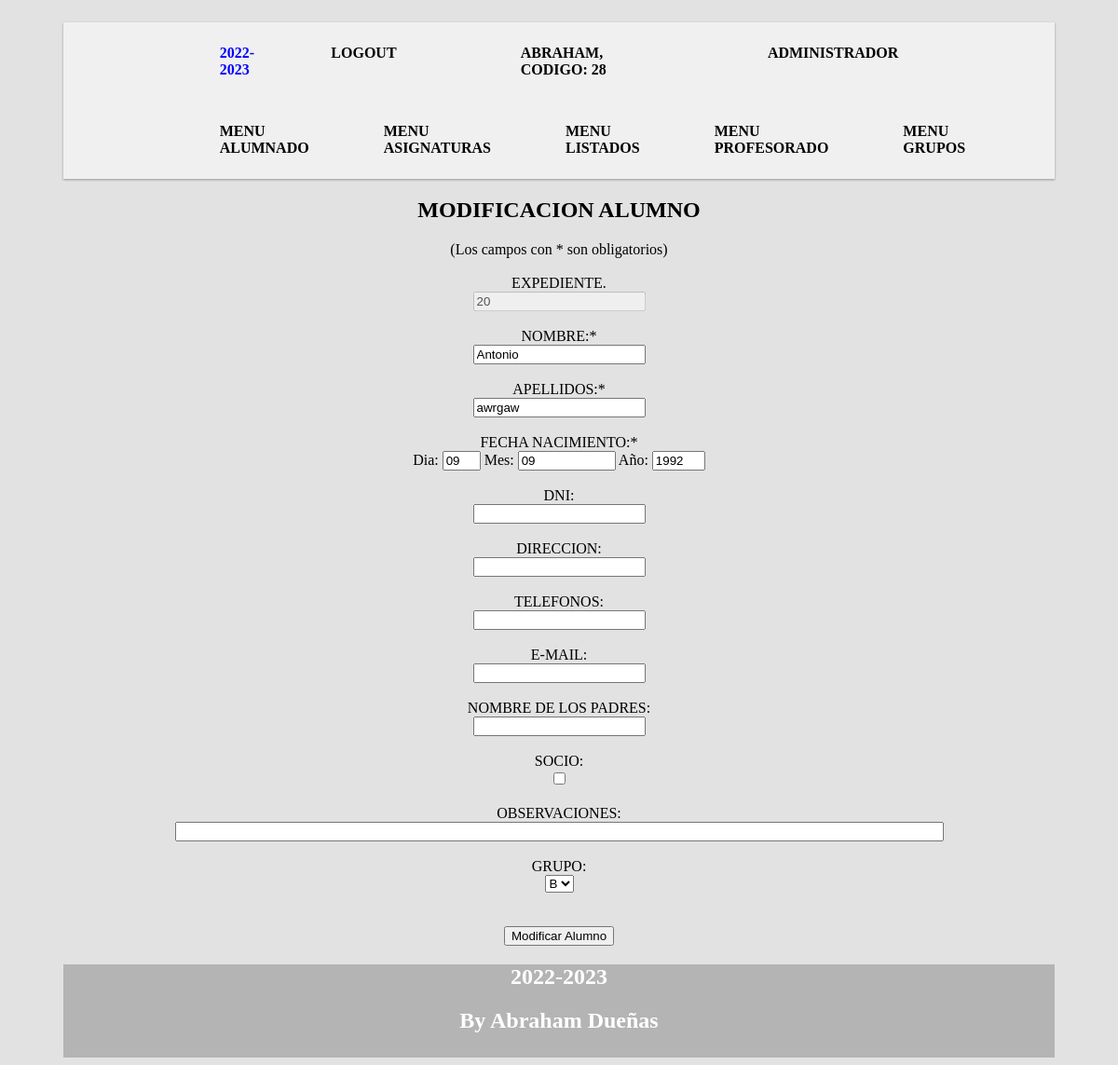
Screenshot of /index.php?p=modificacionAlumno&q=20 (signed in) with the database file from the repository.
### tables this page shows
CREATE TABLE `alumnado` (
  `expediente` int(5) NOT NULL,
  `nombre` varchar(50) NOT NULL,
  `apellidos` varchar(50) NOT NULL,
  `fecha_nacimiento` date NOT NULL,
  `dni` varchar(9) NOT NULL,
  `direccion` varchar(50) NOT NULL,
  `telefonos` varchar(50) NOT NULL,
  `nombre_padres` varchar(100) NOT NULL,
  `socio_banda` varchar(2) NOT NULL,
  `observaciones` varchar(200) NOT NULL,
  `email` varchar(50) NOT NULL,
  `codigo_G` int(5) NOT NULL
);

### index.php (called while the page is built, shortened)
<?php
$p="menuNavegacion";
if(isset($_GET["p"])){
    $p=$_GET["p"];
}
if($p=="modificacionAlumno"){
    $pagina="modificacionAlumno.php";
}
require_once("cabecera.php");
require($pagina);
require("pie.php");
?>

### clases/alumno.php (called while the page is built, shortened)
<?php
class Alumno{
    private $expediente;
    public function __construct($expediente,$nombre,$apellidos,$fecha,$dni,$direccion,$telefonos,$email,$nompadres,$observaciones,$socio,$codigo_G){
        $this->expediente=$expediente;
    }
    public function buscarAlumnoBD(){
        $sql="select * from alumnado where expediente='$this->expediente'";
        $conexion=Conexion::conectarBD();
        $res=$conexion->query($sql);
        if($res->num_rows > 0){
            $linea=$res->fetch_assoc();
        }else{
            $linea=false;
        }
        return $linea;
    }
}
?>

### clases/grupo.php (called while the page is built, shortened)
<?php
class Grupo{
    public function todosGruposSinLimiteBD(){
        $sql="select * from grupo";
        $conexion=Conexion::conectarBD();
        $res=$conexion->query($sql);
        $alguno=false;
        while($linea = $res->fetch_assoc()){
            $alguno = true;
            $grupTot[]=$linea;
        }
        if($alguno){
            return $grupTot;
        }else{
            return false;
        }
    }
}
?>

### modificacionAlumno.php (the view, shortened to what this page needs)
<?php
include("clases/alumno.php");
include("lib/fecha.php");
include("clases/grupo.php");
$msgDni="";
$msgEmail="";
$msgObligatorios="";
$msgGuardado="";
$gru = new Grupo("","");
if($gru->todosGruposSinLimiteBD()){
    $selGru=$gru->todosGruposSinLimiteBD();
}
if(isset($_GET['q'])){
    $expediente=$_GET["q"];
    $busAl = new Alumno($expediente,"","","","","","","","","","","");
    $buscarAlu=$busAl->buscarAlumnoBD();
    $nom=$buscarAlu['nombre'];
    $ape=$buscarAlu['apellidos'];
    $dir=$buscarAlu['direccion'];
    $dn=$buscarAlu['dni'];
    $fNaz=$buscarAlu['fecha_nacimiento'];
    $fec = explode('-',$fNaz);
     $año =$fec[0];
     $mes =$fec[1];
     $dia =$fec[2];
    $nomPad=$buscarAlu['nombre_padres'];
    $obser=$buscarAlu['observaciones'];
    $soc=$buscarAlu['socio_banda'];
    $tel=$buscarAlu['telefonos'];
    $ema=$buscarAlu['email'];
}
?>
<form method="POST" action="<?php $_SERVER['PHP_SELF']?>" enctype="multipart/form-data" >
(Los campos con * son obligatorios)<br><br>
EXPEDIENTE.<br> <input type="text" name="expediente" value="<?php echo $expediente ?>" disabled><br><br>
NOMBRE:*<br>       <input type="text" name="nombre" value="<?php echo $nom?>"><br><br>
APELLIDOS:* <br><input type="text" name="apellidos" value="<?php echo $ape?>"><br><?php echo $msgObligatorios ?><br>
FECHA NACIMIENTO:*<br> Dia: <input type="text" name="fechaDia" value="<?php echo $dia?>" size="2"> Mes: <input type="text" name="fechaMes" value="<?php echo $mes?>" size="10"> Año: <input type="text" name="fechaAño" value="<?php echo $año?>" size="4"><br><?php echo $msgFecha ?><br>
DNI:<br> <input type="text" name="dni" value="<?php echo $dn?>"><?php echo $msgDni ?><br><br>
DIRECCION:<br> <input type="text" name="direccion" value="<?php echo $dir?>"><br><br>
TELEFONOS:<br> <input type="text" name="telefonos" value="<?php echo $tel?>"><br><br>
E-MAIL:<br> <input type="text" name="email" value="<?php echo $ema?>"><?php echo $msgEmail ?><br><br>
NOMBRE DE LOS PADRES:<br> <input type="text" name="nompadres" value="<?php echo $nomPad?>"><br><br>
SOCIO:<br> <input type="checkbox" name="socio" value="si" <?php if($soc=="si")echo "checked='checked'" ?>
><br><br>
OBSERVACIONES:<br> <input type="text" name="observaciones" value="<?php echo $obser?>" size="100"><br>
<?php echo $msgGuardado."<br>" ?>
GRUPO:<br>
<?php if($selGru !=""){
    ?>
<select name="grupo">
<?php
foreach($selGru as $val){
    if($val == $expediente){
        $msgGrupoSelect='true';
    }else{
        $msgGrupoSelect='';
    }
    echo "<option selected = ".$msgGrupoSelect." value='".$val["codigo_G"]."'>".$val["nombre"]."</option>";
}
?>
</select>
<?php
}else{
 echo "<h4>Es necesario crear algun grupo</h4>";
}
?>
<br><br><br>
<input type="submit" name="modificaAlumno" value="Modificar Alumno">
</form>

### css/stylee.css (style rules this page uses)
body { background-color: rgb(226, 226, 226); padding-left: 5%; padding-right: 5%; }

### rows the page displays
alumnado: nombre "Antonio", apellidos "awrgaw", fechaDia "09", fechaMes "09", fechaAño "1992"

### other values shown
$_SESSION['nombre'] "ABRAHAM"
$_SESSION['codigo_P'] "28"
form field grupo "B"
